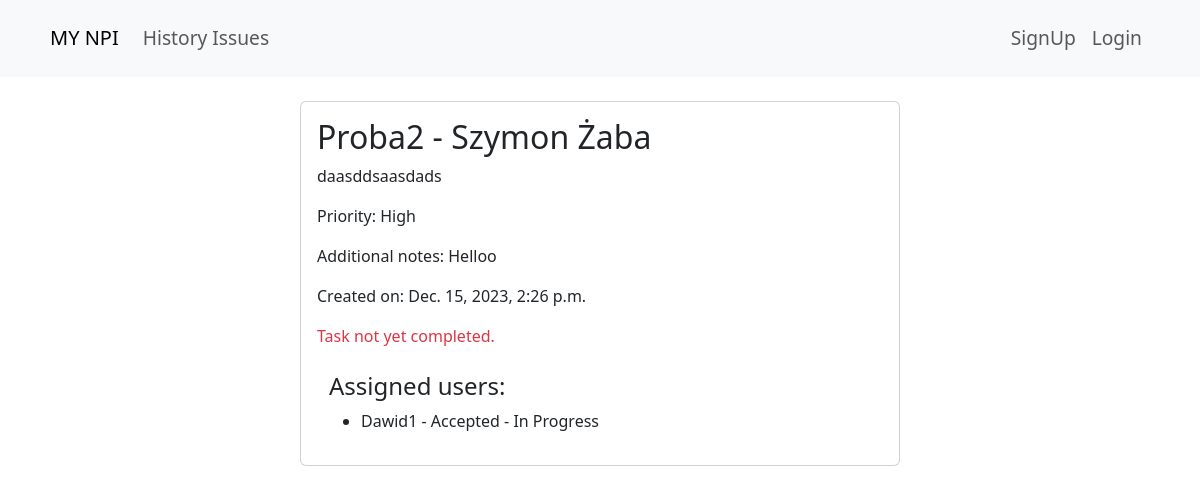
The app's page /user_profile/task_detail/61 with its own data.
### user_profile/models.py (models this page shows, shortened)
class Task(models.Model):
    PRIORITY_CHOICES = (
        ('low', 'Low'),
        ('medium', 'Medium'),
        ('high', 'High')
    )
    author = models.ForeignKey('auth.User', on_delete=models.CASCADE)
    title = models.CharField(max_length=100)
    text = models.TextField()
    create_date = models.DateTimeField(default=timezone.now)
    accepted_date = models.DateTimeField(null=True, blank=True)
    completed_date = models.DateTimeField(null=True, blank=True)
    priority = models.CharField(max_length=50, choices=PRIORITY_CHOICES)
    additional = models.CharField(max_length=255, blank=True)
    assigned_to = models.ManyToManyField(settings.AUTH_USER_MODEL, blank=True, related_name='assigned_tasks')
    accepted_by = models.ManyToManyField(User, related_name='accepted_tasks', blank=True)
    completed_by = models.ManyToManyField(User, related_name='completed_tasks', blank=True)
    ready_for_supervisor_review = models.BooleanField(default=False)

### user_profile/views.py (the view)
# urls.py: path('task_detail/<int:pk>', views.TaskDetailView.as_view(), name='task_detail'),
class TaskDetailView(DetailView):
    model = Task
    template_name = 'user_profile/task_detail.html'
    context_object_name = 'task'
    def get_context_data(self, **kwargs):
        context = super().get_context_data(**kwargs)
        task = self.get_object()
        context['is_supervisor'] = self.request.user == task.author # Sprawdza, czy użytkownik to przełożony
        context['assigned_users'] = task.assigned_to.all() # Lista użytkowników przypisanych do zadania
        context['is_user_assigned'] = task.assigned_to.filter(id=self.request.user.id).exists()
        return context

### accounts/context_processors.py (called while the page is built)
def add_group_names(request):
    if request.user.is_authenticated:
        group_names = [group.name for group in request.user.groups.all()]
        return {'group_names': group_names}
    return {}

### user_profile/templates/user_profile/task_detail.html (shortened to what this page needs)
{% extends "user_profile/base.html" %}
{% block content %}
<div class="container mt-4 d-flex justify-content-center">
  <div class="card" style="width: 100%; max-width: 600px">
    <div class="card-body">
      <h2 class="card-title">
        {{ task.title }} - {{ task.author.first_name }} {{ task.author.last_name }}
      </h2>
      <p class="card-text">{{ task.text }}</p>
      <p class="card-text">Priority: {{ task.get_priority_display }}</p>
      <p class="card-text">Additional notes: {{ task.additional }}</p>
      <p class="card-text">Created on: {{ task.create_date }}</p>
      {% if task.completed_date %}
      <p class="card-text text-success">
        Completed on: {{ task.completed_date }}
      </p>
      {% else %}
      <p class="card-text text-danger">Task not yet completed.</p>
      {% endif %}
      <div class="container mt-4">
        <h4>Assigned users:</h4>
        <ul>
          {% for assigned_user in assigned_users %}
            <li>{{ assigned_user.username }}
              {% if assigned_user in task.accepted_by.all %} - Accepted {% else %} - Not Accepted {% endif %}
              {% if task.completed_by == assigned_user %} - Completed {% else %} - In Progress {% endif %}
            </li>
          {% endfor %}
        </ul>
      </div>
    </div>
  </div>
</div>
{% endblock %}

### records on screen
Task: title "Proba2", author.first_name "Szymon", author.last_name "Żaba", text "daasddsaasdads", priority "High", additional "Helloo", create_date "Dec. 15, 2023, 2:26 p.m."

### other values on screen
{{ assigned_user.username }} "Dawid1"
